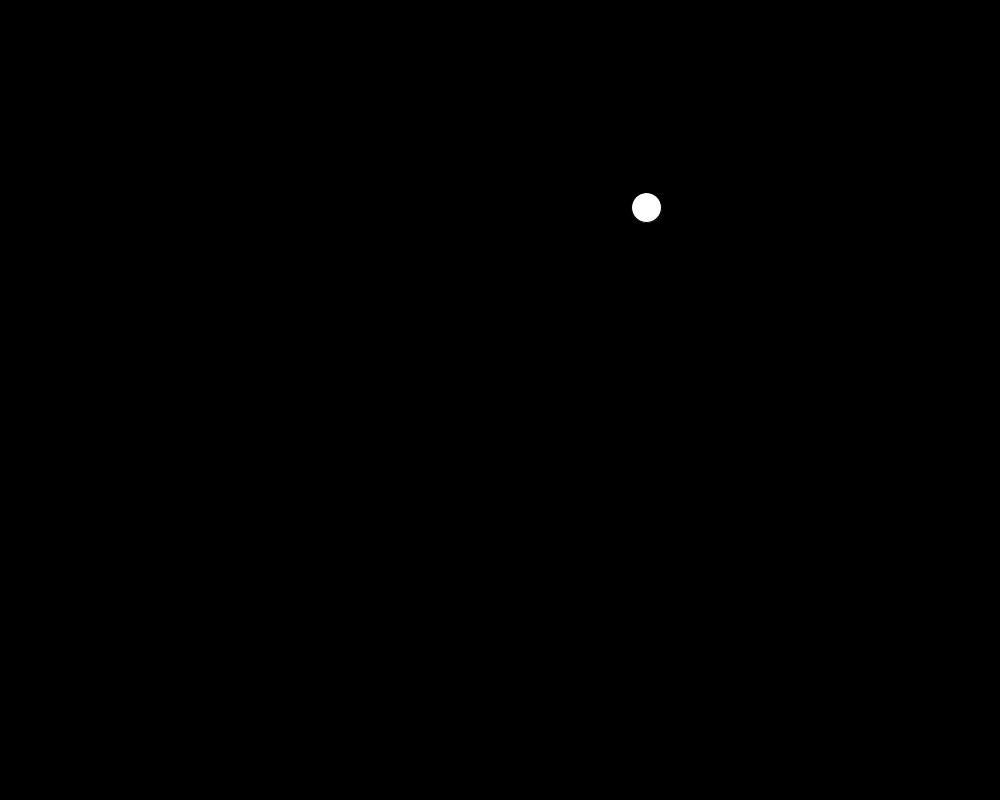
Frame 1 (no input)
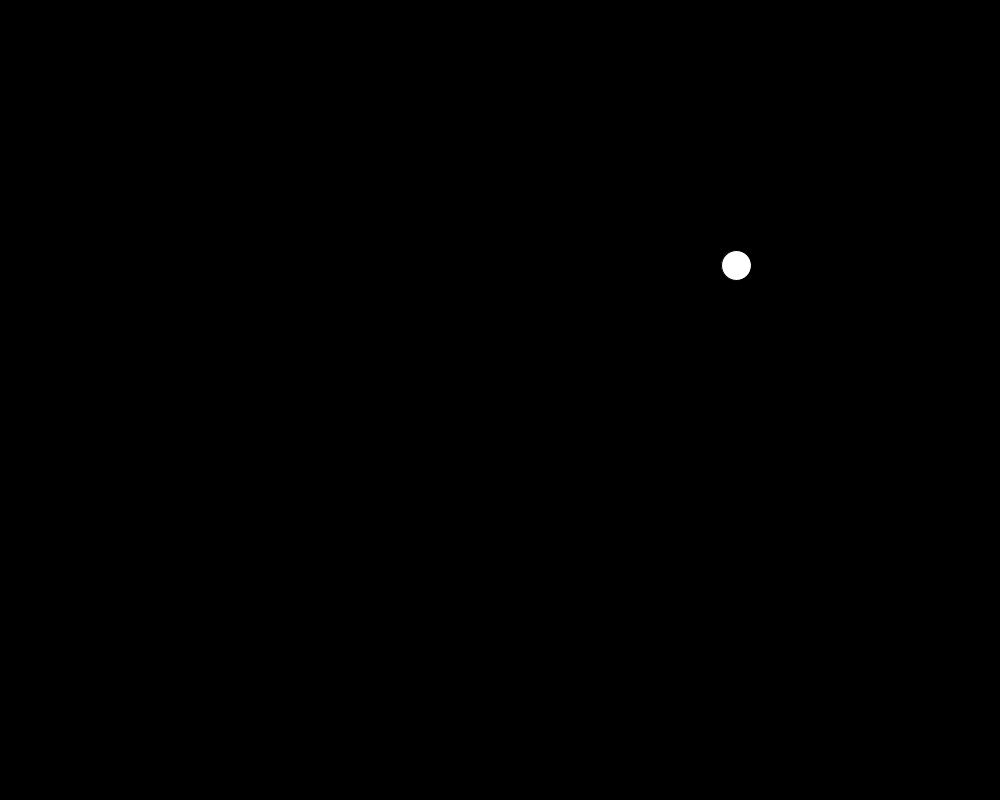
Frame 60 (the mouse pressed at the canvas centre just before this capture)
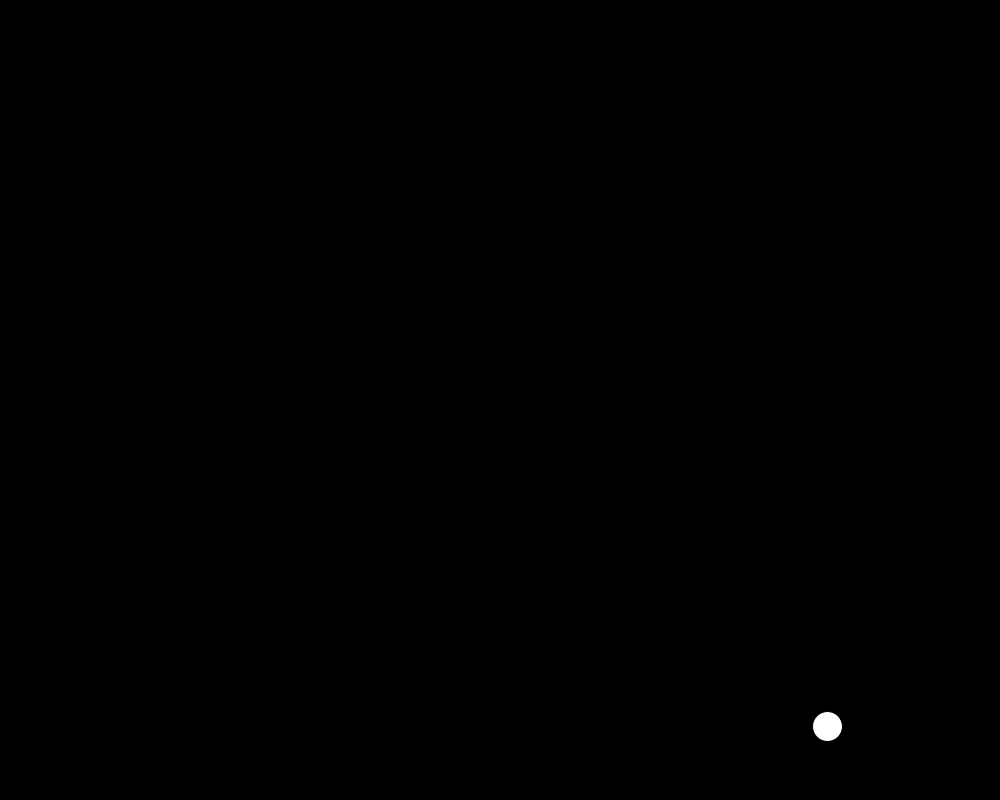
Frame 120 (the mouse held since frame 60 and released just before this capture)

The Processing sketch that drew these frames (run headless with seeded random() and noise(); from frame 60 on, the mouse is pressed at the canvas centre):

// Processing sketch: C_tonsofcircles
// ── C_tonsofcircles.pde


// variables
float thex;
float they;
float thev;
float thet;

int i; // THE GREAT COUNTER VARIABLE

float dia = 15; // diameter

void setup()
{
  size(1000, 800);
  
  thex = random(0, width);
  they = random(0, height);
  
  thev = random(5, 20); // how much to move?
  thet = random(0, TWO_PI);
  
}

void draw()
{
  background(0);
  fill(255);
  
  ellipse(thex, they, 30, 30);
  
  // increment the position in polar coordinates
  thex = thex + thev*cos(thet);
  they = they + thev*sin(thet);
  
  // bounce off the walls
  if(thex > width) thet = PI - thet;
  if(thex < 0) thet = PI - thet;
  if(they > height) thet = TWO_PI - thet;
  if(they < 0) thet = TWO_PI - thet;
  
}
